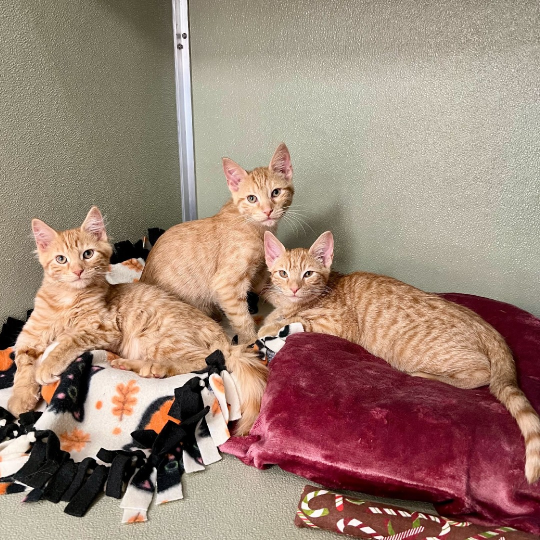
#> input picture Photos/cat.jpg, 1080 x 1080 px (shown at 1/2 size)
$ python resize_rescale.py
#> lines starting #> are read from the running program, lines starting #| are printed output that depends on the picture
import cv2 as cv

img = cv.imread('Photos/cat.jpg')
#> img is the input picture: shape (1080, 1080, 3); mean B, G, R 118.8, 132.3, 158.5
cv.imshow('cat', img)


def rescaleFrame(frame, scale=0.75):
#> called with scale = 0.75
    width = int(frame.shape[1] * scale)
#> width = 810
    height = int(frame.shape[0] * scale)
#> height = 810

    dimensions = (width, height)
#> dimensions = (810, 810)
    return cv.resize(frame, dimensions, interpolation=cv.INTER_AREA)
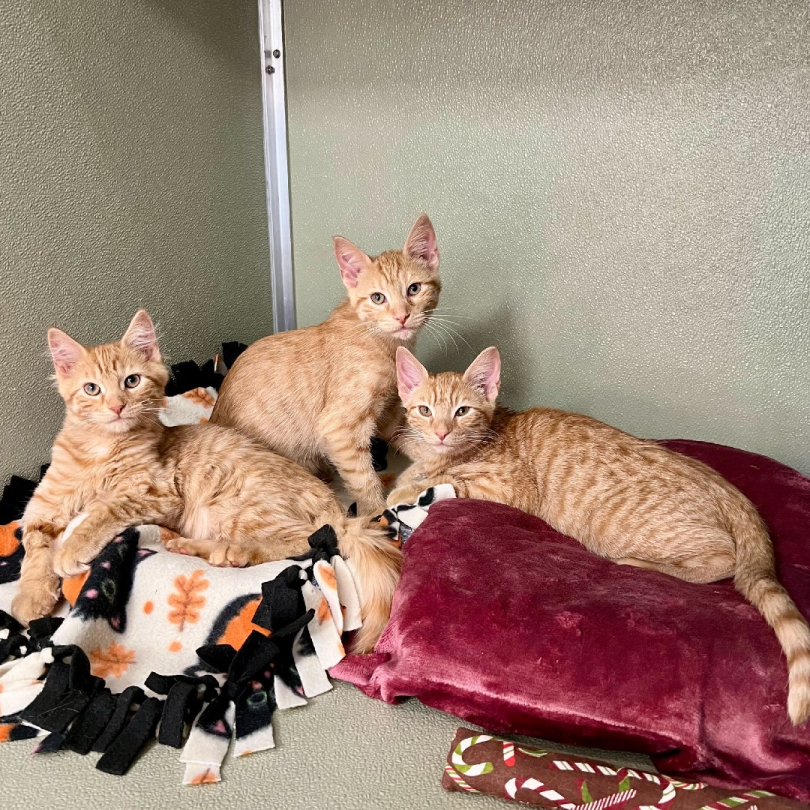
#> returned value: shape (810, 810, 3); mean of channels 0, 1, 2 118.8, 132.3, 158.5; drawn as B, G, R


img_resized = rescaleFrame(img)
cv.imshow('cat_resized', img_resized)

cv.waitKey(0)
